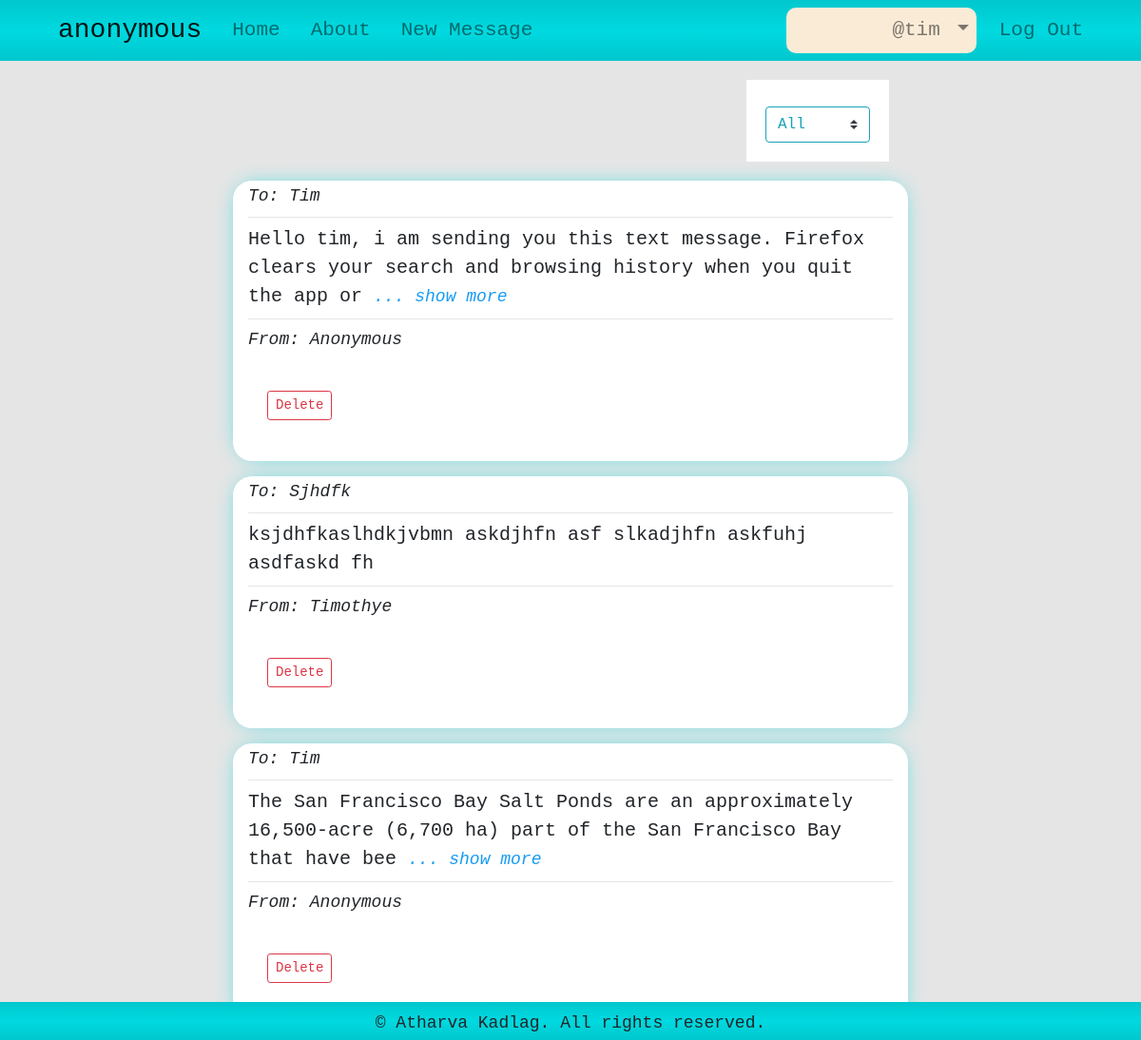
Screenshot of /account/my_messages (signed in) with the database file from the repository.
### anonymous/models.py (models this page shows, shortened)
class Users(db.Model, UserMixin):
    id = db.Column(db.Integer, primary_key=True)
    name = db.Column(db.String(120), nullable=True)
    username = db.Column(db.String(70), unique=True, nullable=False)
    email = db.Column(db.String(120), unique=True, nullable=False)
    password = db.Column(db.String(120), unique=True, nullable=False)
    messages = db.relationship('Messages', backref='sender', lazy=True)

class Messages(db.Model):
    id = db.Column(db.Integer, primary_key=True)
    receiver = db.Column(db.String(300), nullable=True)
    content = db.Column(db.Text, nullable=False)
    user_id = db.Column(db.Integer, db.ForeignKey('users.id'), default=1)

### anonymous/users/routes.py (the view, shortened to what this page needs)
@users.route("/account/my_messages", methods=['POST', 'GET'])
@login_required
def user_messages():
    form = FilterMessagesForm()
    delete_message_form = DeleteMessageForm()
    messages = models.Messages.query.filter(
        (models.Messages.receiver == 'tim') | (models.Messages.user_id == 2))
    if form.msg_filter.data == "sent":
        messages = models.Messages.query.filter_by(user_id=current_user.id)
    if form.msg_filter.data == "received":
        messages = models.Messages.query.filter_by(
            receiver=current_user.username)
    return render_template('user_posts.html', form=form, delete_message_form=delete_message_form, messages=messages)

### anonymous/messages/forms.py
class FilterMessagesForm(FlaskForm):
    msg_filter = SelectField('Filter Messages:', choices=[(
        'all', 'All'), ('sent', 'Sent'), ('received', 'Received')])

class DeleteMessageForm(FlaskForm):
    msg_id = HiddenField("msg_id")
    submit = SubmitField("Delete")

### anonymous/models.py (called while the page is built)
@login_manager.user_loader
def load_user(id):
    return Users.query.get(id)

### anonymous/templates/user_posts.html (shortened to what this page needs)
{% extends 'base.html' %}
{% block content %}
<div class="col-md-8 offset-md-2">
    <form class="filter_form" action="" method="POST">
        {{form.msg_filter(class='custom-select', onchange='this.form.submit()')}}
    </form>
    {% for message in messages %}
    {% set id = message.id %}
    <div class='message'>
        <div id='info'>
            To: {{ message.receiver.capitalize() }}
        </div>
        <hr>
        <div id='content'>
            {{ message.content[:120] }}
            {% if message.content|length > 120 %}
            <span onclick="show_more({{id}})" id="showMore{{id}}">... show more</span>
            {% endif %}
        </div>
        <hr>
        <div class="row">
            <div class="col-sm-10" id='info'>
                From: {{message.sender.name.capitalize()}}
            </div>
            <form class="col-sm-2 delete_message_form" action="" method="POST">
                {{delete_message_form.submit(class='btn btn-sm btn-outline-danger')}}
            </form>
        </div>
    </div>
    {% endfor %}
</div>
{% endblock content %}

### anonymous/templates/base.html (shortened to what this page needs)
<!DOCTYPE html>
<html>
<head>
    <link rel="stylesheet" type="text/css" href="{{url_for('static', filename='css/bootstrap.min.css')}}">
    <link rel="stylesheet" type="text/css" href="{{url_for('static', filename='css/main.css')}}">
</head>
<body>
    <nav class="navbar navbar-expand-lg navbar-light bg-light">
        <div class="container">
            <a class="navbar-brand" href="{{ url_for('main.home') }}">anonymous</a>
            <div class="collapse navbar-collapse" id="navbarSupportedContent">
                <ul class="navbar-nav mr-auto">
                    <li class="nav-item">
                        <a class="nav-link" href="{{ url_for('main.home') }}">Home</a>
                    </li>
                    <li class="nav-item">
                        <a class="nav-link" href="{{ url_for('main.about') }}">About</a>
                    </li>
                    <li class="nav-item">
                        <a class="nav-link" href="{{ url_for('messages.new_message') }}">New Message</a>
                    </li>
                </ul>
                <ul class="navbar-nav ml-auto">
                    {% if current_user.is_authenticated %}
                    <li class="nav-item dropdown">
                        <a class="nav-link dropdown-toggle" href="#" id="navbarDropdown" role="button" data-toggle="dropdown" aria-haspopup="true" aria-expanded="false">
                            @{{current_user.username}}
                        </a>
                    </li>
                    <li class="nav-item">
                        <a class="nav-link" href="{{ url_for('users.logout') }}">Log Out</a>
                    </li>
                    {% endif %}
                </ul>
            </div>
        </div>
    </nav>
    <div class="container">
        {% block content %}
        {% endblock %}
    </div>
    <div id="footer">
        &copy; Atharva Kadlag. All rights reserved.
	</div>
</body>
</html>

### anonymous/static/css/main.css (style rules this page uses)
body { background-color: #0000001a; font-size: 20px; }
.dropdown-menu, .bg-light, #footer { background: rgb(0,199,205); background: linear-gradient(180deg, rgba(0,199,205,1) 0%, rgba(0,217,224,1) 50%, rgba(0,199,205,1) 100%); }
.navbar-light { font-family: monospace; font-size: 1.5em; }
.nav-item, .dropdown-item { border-radius: 1rem; }
.dropdown-toggle { text-align: right; width: 200px; background-color: rgb(250, 235, 215); }
.message { margin: 1rem auto; padding: 0.2rem 1rem; background-color: #fff; border-radius: 20px; -webkit-box-shadow: 0px 0px 25px -9px rgba(0,217,224,1); -moz-box-shadow: 0px 0px 25px -9px rgba(0,217,224,1); box-shadow: 0px 0px 25px -9px rgba(0,217,224,1); }
#content { font-size: 1em; }
#info { font-size: 0.9em; font-style: italic; }
[id^="showMore"], [id^="showLess"] { font-size: 0.9em; font-style: italic; color: rgb(23, 155, 243); }
.filter_form { margin-left: auto; width: 150px; }
.custom-select { margin-top: 0.5rem; color: #17a2b8; border-color: #17a2b8 }
#footer { position: fixed; bottom:0; height: 40px; width: 100%; text-align: center; padding: 0.5em 0 0.5em 0; font-size: 0.9em; }
form { background: white; padding: 1em; margin: 1em; }
a { margin-left: 3px; }

### rows the page displays
Users: username "tim"
Messages: receiver "Tim", content "Hello tim, i am sending you this text message. Firefox clears your search and browsing history when you quit the app or", sender.name "Anonymous"
Messages: receiver "Sjhdfk", content "ksjdhfkaslhdkjvbmn askdjhfn asf slkadjhfn askfuhj asdfaskd fh", sender.name "Timothye"
Messages: receiver "Tim", content "The San Francisco Bay Salt Ponds are an approximately 16,500-acre (6,700 ha) part of the San Francisco Bay that have bee", sender.name "Anonymous"
